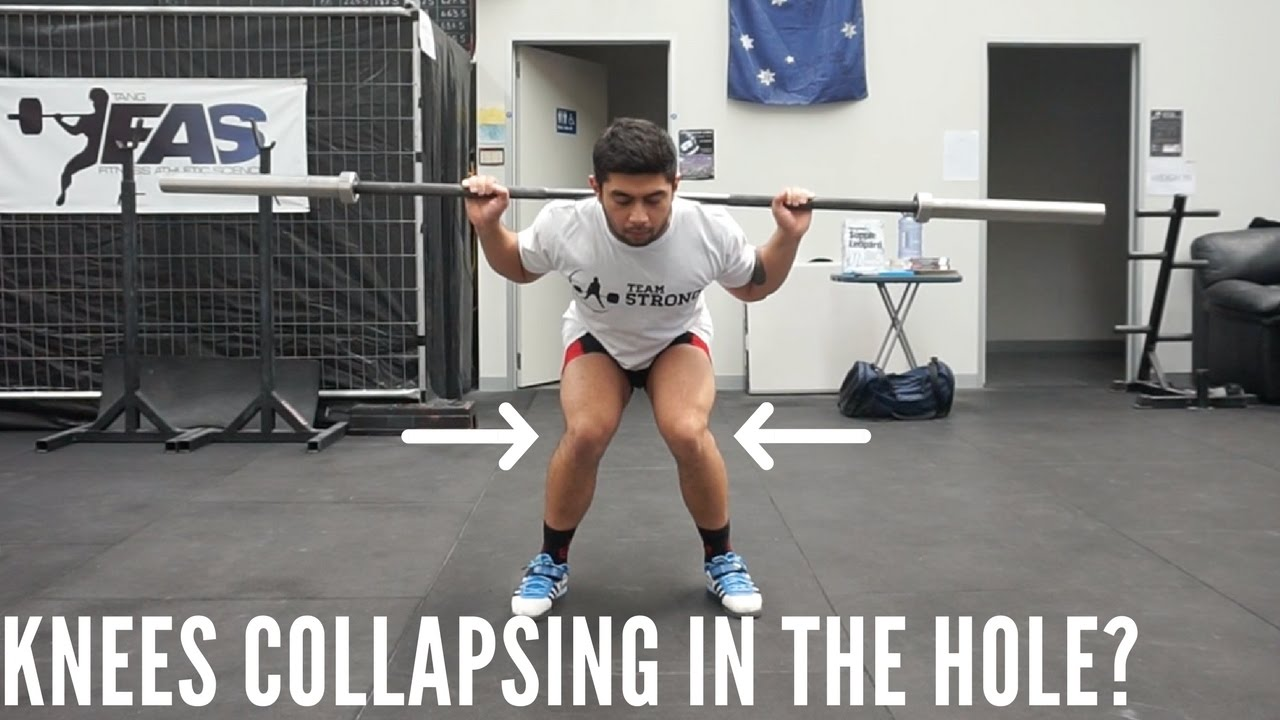
#> input picture bad_form/squat_1.jpg, 1280 x 720 px
$ jupyter execute --allow-errors OpenPose_Notebook.ipynb   (shell and % lines are left out)
#> lines starting #> are read from the running program, lines starting #| are printed output that depends on the picture
[cell 1]
import cv2
import time
import numpy as np
import matplotlib.pyplot as plt
import glob
import sys
import os
import math
import random
import imageio
from skimage.color import rgb2gray
from skimage.metrics import structural_similarity as ssim

[cell 2]
def distance(point1, point2):
    x = math.sqrt((point2[1] - point1[1])**2 + (point2[0] - point1[0]) ** 2)
    return x

## Specify the model to be used
COCO and MPI are body pose estimation model. COCO has 18 points and MPI has 15 points as output.

HAND is hand keypoints estimation model. It has 22 points as output

Ensure that the model files are available in the folders.

[cell 3]
MODE = "MPI"

if MODE is "COCO":
    protoFile = "pose/coco/pose_deploy_linevec.prototxt"
    weightsFile = "pose/coco/pose_iter_440000.caffemodel"
    nPoints = 18
    POSE_PAIRS = [ [1,0],[1,2],[1,5],[2,3],[3,4],[5,6],[6,7],[1,8],[8,9],[9,10],[1,11],[11,12],[12,13],[0,14],[0,15],[14,16],[15,17]]

elif MODE is "MPI" :
    protoFile = "pose/mpi/pose_deploy_linevec_faster_4_stages.prototxt"
    weightsFile = "pose/mpi/pose_iter_160000.caffemodel"
    nPoints = 15
    POSE_PAIRS = [[0,1], [1,2], [2,3], [3,4], [1,5], [5,6], [6,7], [1,14], [14,8], [8,9], [9,10], [14,11], [11,12], [12,13] ]

#> (a cell that did not finish here is left out)

#### Load the network and pass the image through the network

[cell 5]
frame = cv2.imread("bad_form/squat_1.jpg")
#> frame is the input picture: shape (720, 1280, 3); mean B, G, R 129.4, 131, 132.3
frameCopy = np.copy(frame)
frameBlack = np.zeros(frame.shape)
frameWidth = frame.shape[1]
#> frameWidth = 1280
frameHeight = frame.shape[0]
#> frameHeight = 720
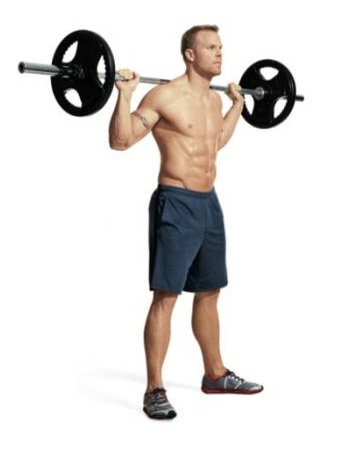
#> input picture squat/00000002 - Copy.jpg, 338 x 460 px, found by its file name
#> further down, frame is the input picture: shape (460, 338, 3); mean B, G, R 217.6, 219.9, 223.5
threshold = 0.1

#> (the rest of this cell did not finish here and is left out)

#### Pass it through the network

#> (a cell that did not finish here is left out)

#### gather the points and plot the keypoints and the skeleton figure

[cell 7]
def blackImager(frame):
    threshold = 0.1
    frameWidth = frame.shape[1]
#> frameWidth = 338
    frameHeight = frame.shape[0]
#> frameHeight = 460
    frameCopy = np.copy(frame)
    #inputFrameBlack = np.copy(frame)
    inputFrameBlack = np.zeros((frame.shape[0], frame.shape[1]))
    inpBlob = cv2.dnn.blobFromImage(frame, 1.0 / 255, (inWidth, inHeight),
                              (0, 0, 0), swapRB=False, crop=False)
    net.setInput(inpBlob)
    output = net.forward()
    H = output.shape[2]
    W = output.shape[3]
    points = []
    for i in range(nPoints):
            # confidence map of corresponding body's part.
            probMap = output[0, i, :, :]

            # Find global maxima of the probMap.
            minVal, prob, minLoc, point = cv2.minMaxLoc(probMap)

            # Scale the point to fit on the original image
            x = (frameWidth * point[0]) / W
            y = (frameHeight * point[1]) / H

            if prob > threshold :
                #cv2.circle(inputFrameBlack, (int(x), int(y)), 8, (0, 0, 255), thickness=-1, lineType=cv2.FILLED)
                # Add the point to the list if the probability is greater than the threshold
                points.append((int(x), int(y)))
            else :
                points.append(None)

    minX = 999999999
    minY = 999999999
    maxX = -1
    maxY = -1

    for point in points:
        if point is not None:
            minX = min(point[0], minX)
            minY = min(point[1], minY)
            maxX = max(point[0], maxX)
            maxY = max(point[1], maxY)
    if minX < 10:
        minX = 1
    if minY < 10:
        minY = 1
    if inputFrameBlack.shape[1] - maxX < 10:
        maxX = inputFrameBlack.shape[1] - 1
    if inputFrameBlack.shape[0] - maxY < 10:
        maxX = inputFrameBlack.shape[0] - 1

    slopes = []
    for pair in POSE_PAIRS:
        partA = pair[0]
        partB = pair[1]

        if points[partA] and points[partB]:
            if points[partB][0] != points[partA][0]:
                slopes.append((points[partB][1] - points[partA][1])/(points[partB][0] - points[partA][0]))
            else:
                slopes.append(9999999)
            cv2.line(inputFrameBlack, points[partA], points[partB], 255, 3)
            cv2.line(frameCopy, points[partA], points[partB], (0, 255, 255), 3)
        else:
            slopes.append(random.randint(0, 9999999))
    inputFrameBlack = inputFrameBlack[minY - 1: maxY + 1, minX - 1: maxX + 1]
    frameCopy = frameCopy[minY - 1: maxY + 1, minX - 1: maxX + 1, :]
    slopes = np.array(slopes)

    return inputFrameBlack.astype(np.uint8), frameCopy.astype(np.uint8), slopes

[cell 8]
def imageComparer(img1, img2):
    #resized = cv2.resize(img2, (img1.shape[1], img1.shape[0]), interpolation = cv2.INTER_AREA)
    regular = img1
    resized = img2

    X = regular.astype(np.uint32) - resized.astype(np.uint32)
    #XMirror = regular.astype(np.uint32) - np.fliplr(resized).astype(np.uint32)
    #ssd = min(np.sum(X ** 2), np.sum(XMirror ** 2))
    ssd = np.sum(X ** 2)
    return ssd

[cell 9]
def mean_no_outliers(input):
    data = np.array(input)
    data = np.sort(input)
    return np.mean(data[0: 3])

[cell 10]
baseDir = "dataset/train/squat/"
destDir = "dataset_poses/train/squat/"
files = glob.glob(baseDir + "*.jpg")
files = [os.path.basename(name) for name in files]

#> (the rest of this cell did not finish here and is left out)

[cell 11]
squatDir = "exercises/squats/"
deadliftDir = "exercises/deadlifts/"
benchDir = "exercises/bench/"

squatFNames = glob.glob(squatDir + "*.jpg")
squatFNames = [os.path.basename(name) for name in squatFNames]
deadliftFNames = glob.glob(deadliftDir + "*.jpg")
deadliftFNames = [os.path.basename(name) for name in deadliftFNames]
benchFNames = glob.glob(benchDir + "*.jpg")
benchFNames = [os.path.basename(name) for name in benchFNames]

squats = []
for f in squatFNames:
    frame = cv2.imread(os.path.join(squatDir, f))
    frameBlack, frame, slopes = blackImager(frame)
    squats.append(slopes)

np.save("squats.npy", np.array(squats))

deadlifts = []
for f in deadliftFNames:
    frame = cv2.imread(os.path.join(deadliftDir, f))
    frameBlack, frame, slopes = blackImager(frame)
    deadlifts.append(slopes)

np.save("deadlifts.npy", np.array(deadlifts))

benches = []
for f in benchFNames:
    frame = cv2.imread(os.path.join(benchDir, f))
    frameBlack, frame, slopes = blackImager(frame)
    benches.append(slopes)

np.save("benches.npy", np.array(benches))

[cell 12]
INPUT_IMAGE = "inputs/female_bench.jpg"
inputFrame = cv2.imread(INPUT_IMAGE)
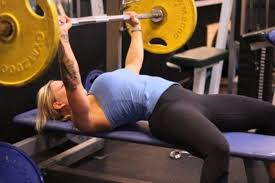
#> input picture inputs/female_bench.jpg, 275 x 183 px
#> inputFrame is the input picture: shape (183, 275, 3); mean B, G, R 62.9, 75.7, 94.8
#> (the rest of this cell did not finish here and is left out)

print(inputSlopes)
squats = np.load("squats.npy")
deadlifts = np.load("deadlifts.npy")
benches = np.load("benches.npy")

print("SQUAT")
squatSimilarities = []
for squat in squats:
    ssd = imageComparer(inputSlopes, squat)
    squatSimilarities.append(ssd)
    print(ssd)
squatSimilarity = mean_no_outliers(squatSimilarities)
print(squatSimilarity)

print("DEADLIFT")
deadliftSimilarities = []
for deadlift in deadlifts:
    ssd = imageComparer(inputSlopes, deadlift)
    deadliftSimilarities.append(ssd)
    print(ssd)
deadliftSimilarity = mean_no_outliers(deadliftSimilarities)
print(deadliftSimilarity)

print("BENCH")
benchSimilarities = []
for bench in benches:
    ssd = imageComparer(inputSlopes, bench)
    benchSimilarities.append(ssd)
    print(ssd)
benchSimilarity = mean_no_outliers(benchSimilarities)
print(benchSimilarity)

similarityScores = np.array([squatSimilarity, deadliftSimilarity, benchSimilarity])
exercises = np.array(["Squat", "Deadlift", "Bench"])

minIndex = np.argmin(similarityScores)
exercise = exercises[minIndex]

plt.figure(figsize=[10,10])
plt.title(exercise)
plt.imshow(cv2.cvtColor(inputBlackImage, cv2.COLOR_BGR2RGB))
